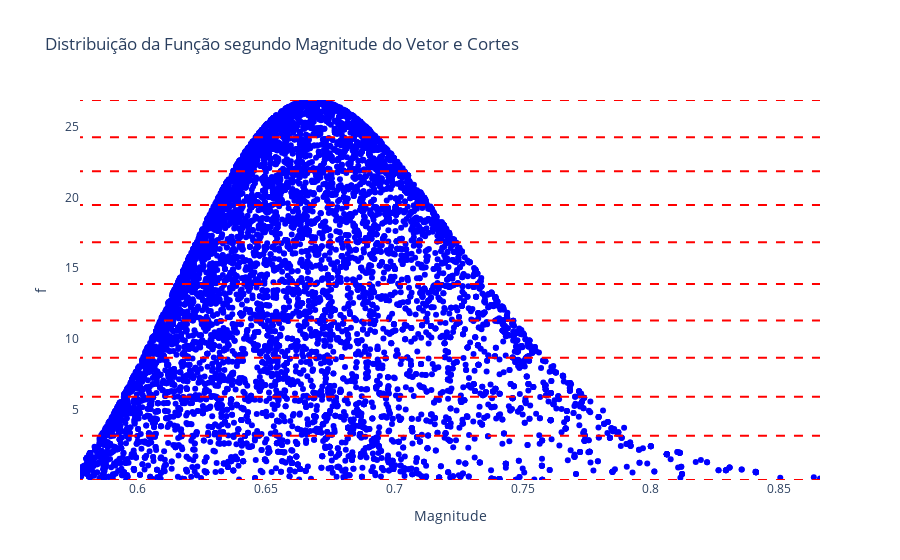

Notebook code for this chart:
### Markdown cell above
#### Analisando Visualmente a relação magnitude x $f(\theta)$

### Code cell
lista_r = [np.linalg.norm(theta) for theta in thetas] # Encontra o módulo de cada vetor theta
lista_pontos = [(lista_r[i], lista_f[i]) for i in range(len(thetas))]

a = [p[0] for p in lista_pontos]
b = [p[1] for p in lista_pontos]

# Plotando o scatter plot
fig = go.Figure()

# Scatter plot de f(theta) x Módulo Theta
fig.add_trace(go.Scatter(x=a, y=b, mode='markers', marker=dict(color='blue', symbol='circle')))

# Adicionando as linhas de cada corte v
for v in lista_v:
    fig.add_shape(type="line", x0=0, y0=v, x1=5, y1=v, line=dict(color="red", dash="dash"))

# Layout
fig.update_layout(title='Distribuição da Função segundo Magnitude do Vetor e Cortes',
                  xaxis_title='Magnitude',
                  yaxis_title='f',
                  xaxis=dict(range=[min(a), max(a)]),
                  yaxis=dict(range=[min(b), max(b)]),
                  plot_bgcolor='rgba(0,0,0,0)') # Define a cor de fundo do plot

fig.show()

### Figure 1 — Plotly figure (JSON) as saved in the notebook; plotly's stock layout.template omitted (floating-point values rounded to 4 significant figures; data arrays with more than 128 entries replaced by an {"elided": "..."} marker saying what was removed)
{"data": [{"marker": {"color": "blue", "symbol": "circle"}, "mode": "markers", "type": "scatter", "x": {"elided": "9976 float values"}, "y": {"elided": "9976 float values"}}], "layout": {"plot_bgcolor": "rgba(0,0,0,0)", "shapes": [{"line": {"color": "red", "dash": "dash"}, "type": "line", "x0": 0, "x1": 5, "y0": 0, "y1": 0}, {"line": {"color": "red", "dash": "dash"}, "type": "line", "x0": 0, "x1": 5, "y0": 3.148, "y1": 3.148}, {"line": {"color": "red", "dash": "dash"}, "type": "line", "x0": 0, "x1": 5, "y0": 5.908, "y1": 5.908}, {"line": {"color": "red", "dash": "dash"}, "type": "line", "x0": 0, "x1": 5, "y0": 8.661, "y1": 8.661}, {"line": {"color": "red", "dash": "dash"}, "type": "line", "x0": 0, "x1": 5, "y0": 11.3, "y1": 11.3}, {"line": {"color": "red", "dash": "dash"}, "type": "line", "x0": 0, "x1": 5, "y0": 13.89, "y1": 13.89}, {"line": {"color": "red", "dash": "dash"}, "type": "line", "x0": 0, "x1": 5, "y0": 16.85, "y1": 16.85}, {"line": {"color": "red", "dash": "dash"}, "type": "line", "x0": 0, "x1": 5, "y0": 19.47, "y1": 19.47}, {"line": {"color": "red", "dash": "dash"}, "type": "line", "x0": 0, "x1": 5, "y0": 21.88, "y1": 21.88}, {"line": {"color": "red", "dash": "dash"}, "type": "line", "x0": 0, "x1": 5, "y0": 24.27, "y1": 24.27}, {"line": {"color": "red", "dash": "dash"}, "type": "line", "x0": 0, "x1": 5, "y0": 26.91, "y1": 26.91}], "title": {"text": "Distribuição da Função segundo Magnitude do Vetor e Cortes"}, "xaxis": {"range": [0.5775, 0.8659], "title": {"text": "Magnitude"}}, "yaxis": {"range": [0.006035, 26.91], "title": {"text": "f"}}}}
